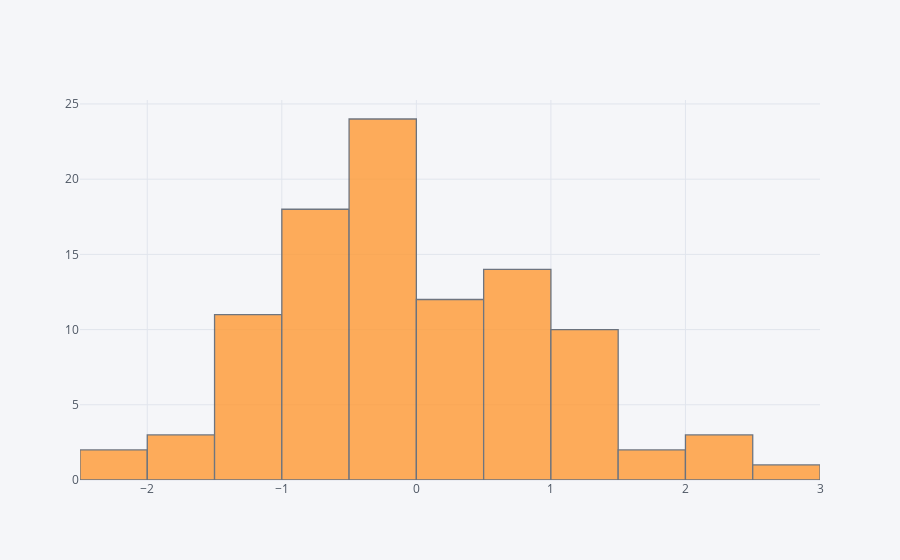

Here is the notebook cell this chart was saved with:
### Code cell
df['A'].iplot(kind='hist')

### Figure 1 — Plotly figure (JSON) as saved in the notebook; plotly's stock layout.template omitted (floating-point values rounded to 4 significant figures)
{"data": [{"histfunc": "count", "histnorm": "", "marker": {"color": "rgba(255, 153, 51, 1.0)", "line": {"color": "#4D5663", "width": 1.3}}, "name": "A", "opacity": 0.8, "orientation": "v", "type": "histogram", "uid": "3cb310a3-ae0b-4794-85a7-2912d1370226", "x": [-0.5977, -0.5123, -0.8408, -1.417, -1.106, -0.5819, 0.8937, -1.137, 1.299, -1.341, -0.8187, 0.3467, -0.1695, -0.7536, 0.9745, -0.4017, 2.05, -0.3854, 0.5992, 0.205, -0.2662, -1.824, 1.336, -0.3146, -1.011, -1.134, 0.7389, 2.032, -0.3018, -2.442, -0.385, -0.06217, -0.2477, 0.06368, -0.1147, 1.095, -0.1683, 0.01406, 1.014, -0.3148, -1.32, 1.198, -0.5749, -0.4771, 0.553, -0.8309, -0.8074, 1.967, -1.636, -0.7707, -1.5, 0.8327, 0.6774, 0.3634, -0.08984, 1.281, -0.9141, 0.6884, -0.5148, 0.07944, -1.318, 1.007, 0.1486, -0.6601, -0.3572, 0.5538, 1.768, 0.2562, 2.184, -0.9999, 0.7126, -1.276, 2.732, -0.8365, -2.422, -0.8311, -1.217, -0.3852, -0.1525, -0.125, -0.06696, -1.095, -0.6517, 0.04374, 0.49, 0.7321, -0.8696, 0.9281, 0.938, 0.1105, 0.8022, 1.468, -0.003302, 1.362, -0.2222, -0.09217, 1.166, -0.306, 0.001309, -0.004911]}], "layout": {"barmode": "overlay", "legend": {"bgcolor": "#F5F6F9", "font": {"color": "#4D5663"}}, "paper_bgcolor": "#F5F6F9", "plot_bgcolor": "#F5F6F9", "title": {"font": {"color": "#4D5663"}}, "xaxis": {"gridcolor": "#E1E5ED", "showgrid": true, "tickfont": {"color": "#4D5663"}, "title": {"font": {"color": "#4D5663"}, "text": ""}, "zerolinecolor": "#E1E5ED"}, "yaxis": {"gridcolor": "#E1E5ED", "showgrid": true, "tickfont": {"color": "#4D5663"}, "title": {"font": {"color": "#4D5663"}, "text": ""}, "zerolinecolor": "#E1E5ED"}}}
